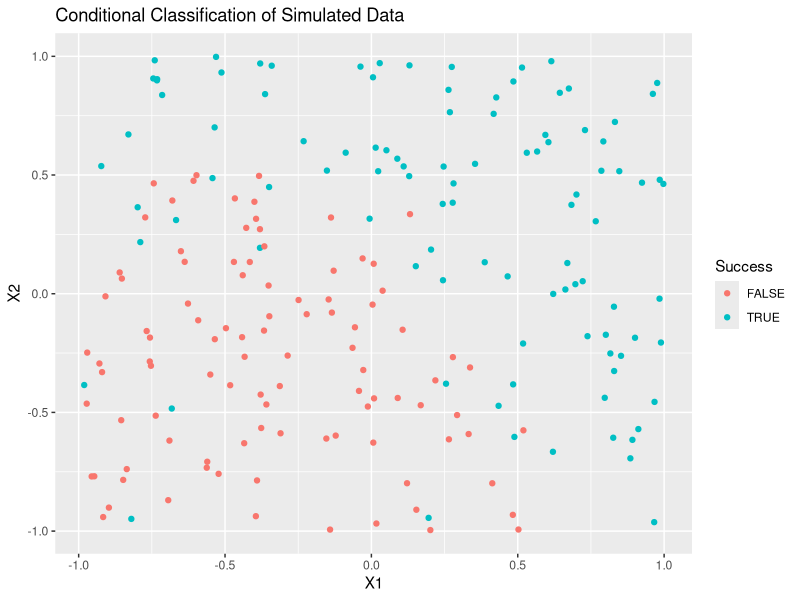
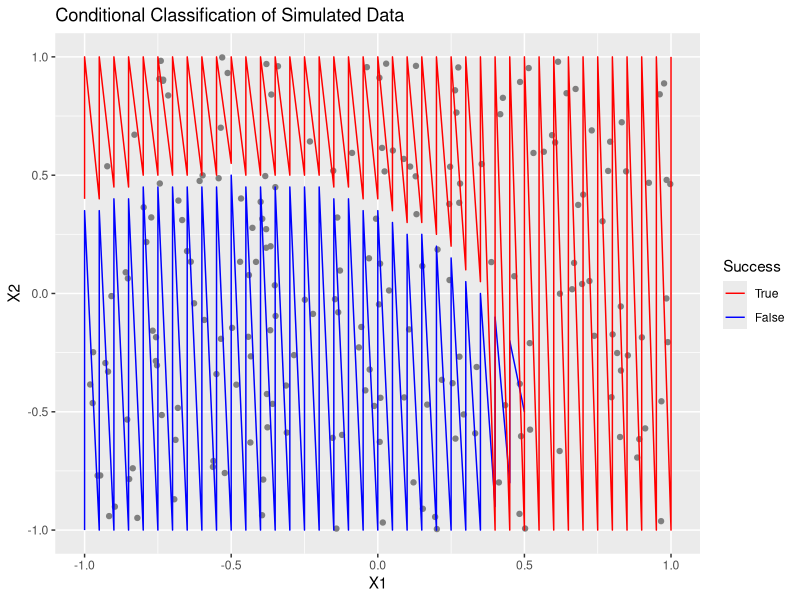

Here is the R script that generated these plots, in order:
## ---- chunk 1
knitr::opts_chunk$set(echo = TRUE)
## ---- chunk 2
library(ggplot2)
library(tidyverse)
library(dplyr)

set.seed(1234)

#Generate Data
X1 = runif(200, -1, 1)
X2 = runif(200, -1, 1)
eps = rnorm(200, 0, sqrt(0.25))
Y = X1 + X1^2 + X2 + X2^2 + eps

#Find Probability
pr = exp(Y)/(1+exp(Y))
success_point = 0.5
Success <- Y > success_point

# Plot with data classified by probability 
ggplot() + 
  geom_point(mapping = aes(x = X1, y = X2, color = Success)) + 
    ggtitle("Conditional Classification of Simulated Data")


# Create Grid with Condition to Overlay
grid <- expand.grid(x = seq(-1 ,1, by=0.05), y = seq(-1, 1, by=0.05)) %>%
  mutate(bound = ifelse(x + x**2 + y + y**2 > 0.5, "True", "False")) # class labels: simple distance from origin

#Plot original points with Grid
ggplot() + 
  geom_point(mapping = aes(x = X1, y = X2, color = Success)) +
       geom_line(data = grid, aes(x = x, y = y, color = bound)) + # color conditional upon classfication boundary  
          scale_color_manual(breaks = c("True", "False", "True", "False"), values=c("red", "blue", "purple","pink")) +
            ggtitle("Conditional Classification of Simulated Data")


#Reference Used: https://stackoverflow.com/questions/39822505/drawing-decision-boundaries-in-r
